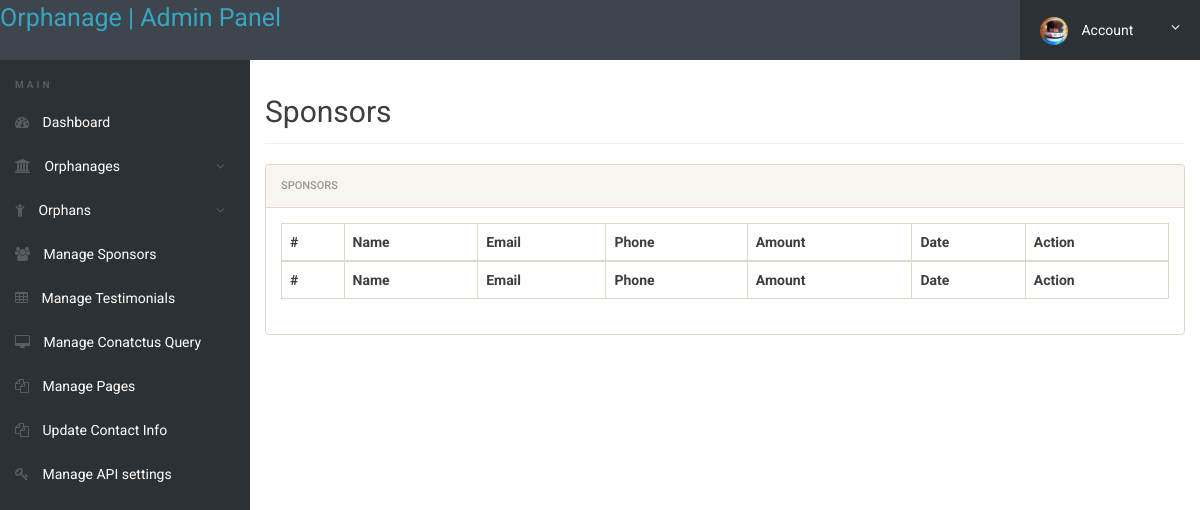
The page /admin/orphanage-sponsor.php (signed in) on the database as committed earlier.
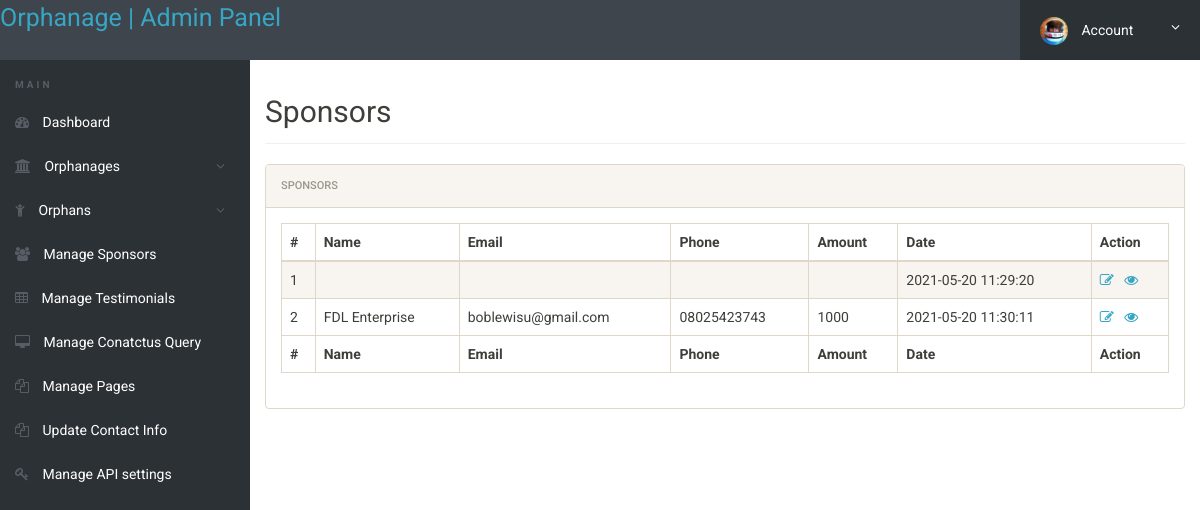
The same page on the database as committed later.
### tables this page shows
CREATE TABLE `tbl_donations` (
  `id` int(11) NOT NULL,
  `orphan_id` int(11) NOT NULL,
  `orphanage_id` int(11) NOT NULL,
  `donor_name` varchar(255) NOT NULL,
  `donor_email` varchar(255) DEFAULT NULL,
  `donor_phone` varchar(255) NOT NULL,
  `amount` varchar(255) NOT NULL,
  `date_donated` datetime NOT NULL DEFAULT CURRENT_TIMESTAMP
);

### admin/orphanage-sponsor.php (the view, shortened to what this page needs)
<?php
include('../includes/config.php');
if(strlen($_SESSION['alogin'])==0)
	{
header('location:index.php');
}
else{
$orphanageid=$_GET['orphanageid'];
 ?>
<!doctype html>
<html lang="en" class="no-js">
<head>
	<link rel="stylesheet" href="css/font-awesome.min.css">
	<link rel="stylesheet" href="css/bootstrap.min.css">
	<link rel="stylesheet" href="css/dataTables.bootstrap.min.css">
	<link rel="stylesheet" href="css/bootstrap-social.css">
	<link rel="stylesheet" href="css/bootstrap-select.css">
	<link rel="stylesheet" href="css/fileinput.min.css">
	<link rel="stylesheet" href="css/awesome-bootstrap-checkbox.css">
	<link rel="stylesheet" href="css/style.css">
</head>
<body>
	<?php include('includes/header.php');?>
	<div class="ts-main-content">
		<?php include('includes/leftbar.php');?>
		<div class="content-wrapper">
			<div class="container-fluid">
				<div class="row">
					<div class="col-md-12">
						<h2 class="page-title">Sponsors</h2>
						<div class="panel panel-default">
							<div class="panel-heading">Sponsors</div>
							<div class="panel-body">
								<table id="zctb" class="display table table-striped table-bordered table-hover" cellspacing="0" width="100%">
									<thead>
										<tr>
										<th>#</th>
											<th> Name</th>
											<th>Email</th>
										<th>Phone</th>
										<th>Amount</th>
										<th>Date</th>
										<th>Action</th>
										</tr>
									</thead>
									<tfoot>
										<tr>
										<th>#</th>
											<th> Name</th>
											<th>Email</th>
										<th>Phone</th>
										<th>Amount</th>
										<th>Date</th>
										<th>Action</th>
										</tr>
									</tfoot>
									<tbody>
									<?php $sql = "SELECT * from  tbl_donations WHERE orphanage_id='$orphanageid'";
$query = $dbh -> prepare($sql);
$query->execute();
$results=$query->fetchAll(PDO::FETCH_OBJ);
$cnt=1;
if($query->rowCount() > 0)
{
foreach($results as $result)
{				?>
										<tr>
											<td><?php echo htmlentities($cnt);?></td>
											<td><?php echo htmlentities($result->donor_name);?></td>
											<td><?php echo htmlentities($result->donor_email);?></td>
											<td><?php echo htmlentities($result->donor_phone);?></td>
											<td><?php echo htmlentities($result->amount);?></td>
											<td><?php echo htmlentities($result->date_donated);?></td>
											<td>
											<a href="edit-sponsor.php?sponsorid=<?php echo $result->id;?>" title="edit"><i class="fa fa-edit"></i></a>&nbsp;&nbsp;
										<a href="sponsor-details.php?sponsorid=<?php echo htmlentities($result->id);?>" title="view"><i class="fa fa-eye"></i></a>
										</td>
										</tr>
										<?php $cnt=$cnt+1; }} ?>
									</tbody>
								</table>
							</div>
						</div>
					</div>
				</div>
			</div>
		</div>
	</div>
</body>
</html>
<?php } ?>

Rows that differ between the two databases and show on the page:
added tbl_donations: date_donated "2021-05-20 11:29:20"
added tbl_donations: donor_name "FDL Enterprise", donor_email "boblewisu@gmail.com", donor_phone "08025423743", amount "1000", date_donated "2021-05-20 11:30:11"
